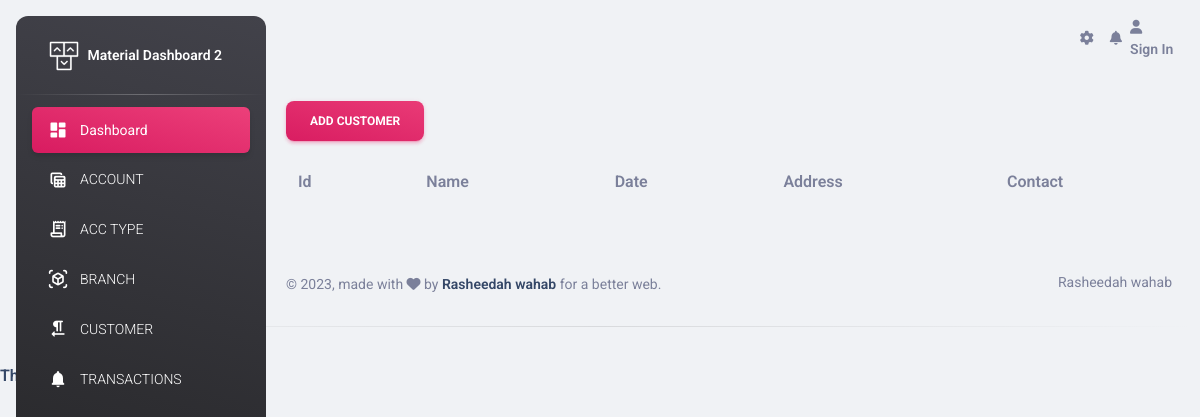
Before: /customer/ with the older database file.
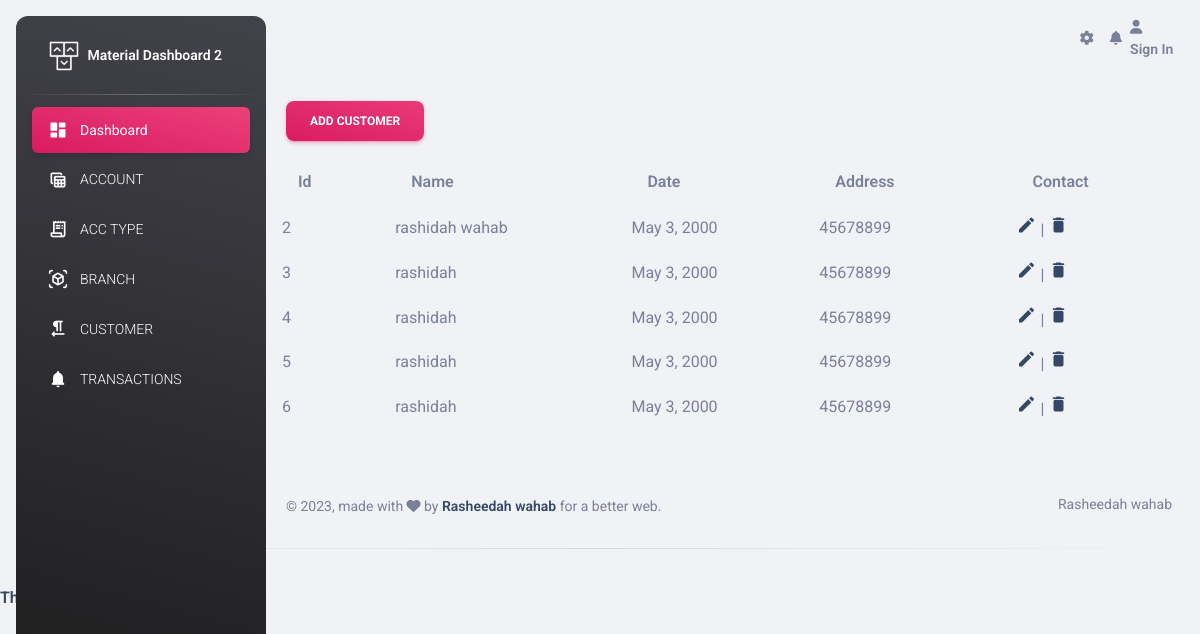
After: the same page with the newer database file.
### tropical/models.py (models this page shows)
class Customer(models.Model):
    customer_name = models.CharField(max_length = 30)
    birth_dates = models.DateField(auto_now = False)
    address = models.CharField(max_length = 30)
    contact = models.CharField(max_length= 20)
    occupation = models.CharField(max_length = 30)

### tropical/views.py (the view)
# urls.py: path('customer/',add_customer_view,name='add_customer'),
def add_customer_view(request):
    message = ''
    if request.method == "POST":
        customer_form = CustomerForm(request.POST)
        if customer_form.is_valid():
             customer_form.save()
             message.success(request,"Customer added sucessfully")
    else:
        customer_form = CustomerForm()
    customer = Customer.objects.all()
    context = {
        'form': customer_form,
        'msg': message,
        'customer': customer,
    }
    return render(request,"customer.html",context)

### tropical/templates/customer.html (shortened to what this page needs)
{% extends './base.html' %}
{% load crispy_forms_tags %}
{% block content %}
<div class = "container">
 <button type="button" class="btn bg-gradient-primary" data-bs-toggle="modal" data-bs-target="#exampleModal">
  Add CUSTOMER
</button>
</div>
   <table class="table table">
    <thead>
      <tr>
        <th scope="col">id</th>
        <th scope="col">name</th>
        <th scope="col">date</th>
        <th scope="col">address</th>
        <th scope="col">contact</th>
      </tr>
    </thead>
    <tbody>
        {% for customer in customer %}
        <tr>
          <td scope="row">{{customer.id}}</td>
          <td>{{customer.customer_name}}</td>
          <td>{{customer.birth_dates}}</td>
          <td>{{customer.contact}}</td>
          <td>
            <a href="{% url 'edit_customer' customer.id %}">
              <i class="material-icons">edit</i>
            </a> |
            <a href="{% url 'delete_customer' customer.id %}"
            onclick = "return confirm('Are sure you want to delete this account?')">
            <i class="material-icons">delete</i></a>
          </td>
        </tr>
        {% endfor %}
    </tbody>
   </table>
</div>
{% endblock content %}

### tropical/templates/base.html (shortened to what this page needs)
<!DOCTYPE html>
<html lang="en">
{% load static %}
<head>
  <link href="../assets/css/nucleo-icons.css" rel="stylesheet" />
  <link href="../assets/css/nucleo-svg.css" rel="stylesheet" />
  <link id="pagestyle" href="{% static '/assets/css/material-dashboard.css' %}" rel="stylesheet" />
</head>
<body class="g-sidenav-show  bg-gray-200">
  <aside class="sidenav navbar navbar-vertical navbar-expand-xs border-0 border-radius-xl my-3 fixed-start ms-3   bg-gradient-dark" id="sidenav-main">
    <div class="sidenav-header">
      <a class="navbar-brand m-0" href=" https://demos.creative-tim.com/material-dashboard/pages/dashboard " target="_blank">
        <img src="../assets/img/logo-ct.png" class="navbar-brand-img h-100" alt="main_logo">
        <span class="ms-1 font-weight-bold text-white">Material Dashboard 2</span>
      </a>
    </div>
    <hr class="horizontal light mt-0 mb-2">
    <div class="collapse navbar-collapse  w-auto " id="sidenav-collapse-main">
      <ul class="navbar-nav">
        <li class="nav-item">
          <a class="nav-link text-white active bg-gradient-primary" href="../pages/dashboard.html">
            <div class="text-white text-center me-2 d-flex align-items-center justify-content-center">
              <i class="material-icons opacity-10">dashboard</i>
            </div>
            <span class="nav-link-text ms-1">Dashboard</span>
          </a>
        </li>
        <li class="nav-item">
          <a class="nav-link text-white " href="{% url 'add_account' %}">
            <div class="text-white text-center me-2 d-flex align-items-center justify-content-center">
              <i class="material-icons opacity-10">table_view</i>
            </div>
            <span class="nav-link-text ms-1">ACCOUNT</span>
          </a>
        </li>
        <li class="nav-item">
          <a class="nav-link text-white " href="{% url 'add_acc_type' %}">
            <div class="text-white text-center me-2 d-flex align-items-center justify-content-center">
              <i class="material-icons opacity-10">receipt_long</i>
            </div>
            <span class="nav-link-text ms-1">ACC TYPE</span>
          </a>
        </li>
        <li class="nav-item">
          <a class="nav-link text-white " href="{% url 'add_branch' %}">
            <div class="text-white text-center me-2 d-flex align-items-center justify-content-center">
              <i class="material-icons opacity-10">view_in_ar</i>
            </div>
            <span class="nav-link-text ms-1">BRANCH</span>
          </a>
        </li>
        <li class="nav-item">
          <a class="nav-link text-white " href="{% url 'add_customer' %}">
            <div class="text-white text-center me-2 d-flex align-items-center justify-content-center">
              <i class="material-icons opacity-10">format_textdirection_r_to_l</i>
            </div>
            <span class="nav-link-text ms-1">CUSTOMER</span>
          </a>
        </li>
        <li class="nav-item">
          <a class="nav-link text-white " href="{% url 'add_transaction' %}">
            <div class="text-white text-center me-2 d-flex align-items-center justify-content-center">
              <i class="material-icons opacity-10">notifications</i>
            </div>
            <span class="nav-link-text ms-1">TRANSACTIONS</span>
          </a>
        </li>
      </ul>
    </div>
  </aside>
  <main class="main-content position-relative max-height-vh-100 h-100 border-radius-lg ">
    <nav class="navbar navbar-main navbar-expand-lg px-0 mx-4 shadow-none border-radius-xl" id="navbarBlur" data-scroll="true">
      <div class="container-fluid py-1 px-3">
        <nav aria-label="breadcrumb">
          </div>
          <ul class="navbar-nav  justify-content-end">
            <li class="nav-item px-3 d-flex align-items-center">
              <a href="javascript:;" class="nav-link text-body p-0">
                <i class="fa fa-cog fixed-plugin-button-nav cursor-pointer"></i>
              </a>
            </li>
            <li class="nav-item dropdown pe-2 d-flex align-items-center">
              <a href="javascript:;" class="nav-link text-body p-0" id="dropdownMenuButton" data-bs-toggle="dropdown" aria-expanded="false">
                <i class="fa fa-bell cursor-pointer"></i>
              </a>
            </li>
            <li class="nav-item d-flex align-items-center">
              <a href="../pages/sign-in.html" class="nav-link text-body font-weight-bold px-0">
                <i class="fa fa-user me-sm-1"></i>
                <span class="d-sm-inline d-none">Sign In</span>
              </a>
            </li>
          </ul>
    </nav>
    <div class="container-fluid py-4">
      <div class="row">
        {% block content %}
        {% endblock content %}
      </div>
      <footer class="footer py-4  ">
        <div class="container-fluid">
          <div class="row align-items-center justify-content-lg-between">
            <div class="col-lg-6 mb-lg-0 mb-4">
              <div class="copyright text-center text-sm text-muted text-lg-start">
                © ,
                made with <i class="fa fa-heart"></i> by
                <a href="https://www.creative-tim.com" class="font-weight-bold" target="_blank">Rasheedah wahab</a>
                for a better web.
              </div>
            </div>
            <div class="col-lg-6">
              <ul class="nav nav-footer justify-content-center justify-content-lg-end">
                <li class="nav-item">
                  <a href="https://www.creative-tim.com" class="nav-link text-muted" target="_blank">Rasheedah wahab</a>
                </li>
        </div>
      </footer>
  </main>
      <hr class="horizontal dark my-1">
      <div class="card-body pt-sm-3 pt-0">
          </div>
          <h6 class="mt-3">Thank you for banking with us</h6>
</body>
</html>

Changed rows visible on the page:
added Customer: id "2", customer_name "rashidah wahab", birth_dates "May 3, 2000", contact "45678899"
added Customer: id "3", customer_name "rashidah", birth_dates "May 3, 2000", contact "45678899"
added Customer: id "4", customer_name "rashidah", birth_dates "May 3, 2000", contact "45678899"
added Customer: id "5", customer_name "rashidah", birth_dates "May 3, 2000", contact "45678899"
added Customer: id "6", customer_name "rashidah", birth_dates "May 3, 2000", contact "45678899"
